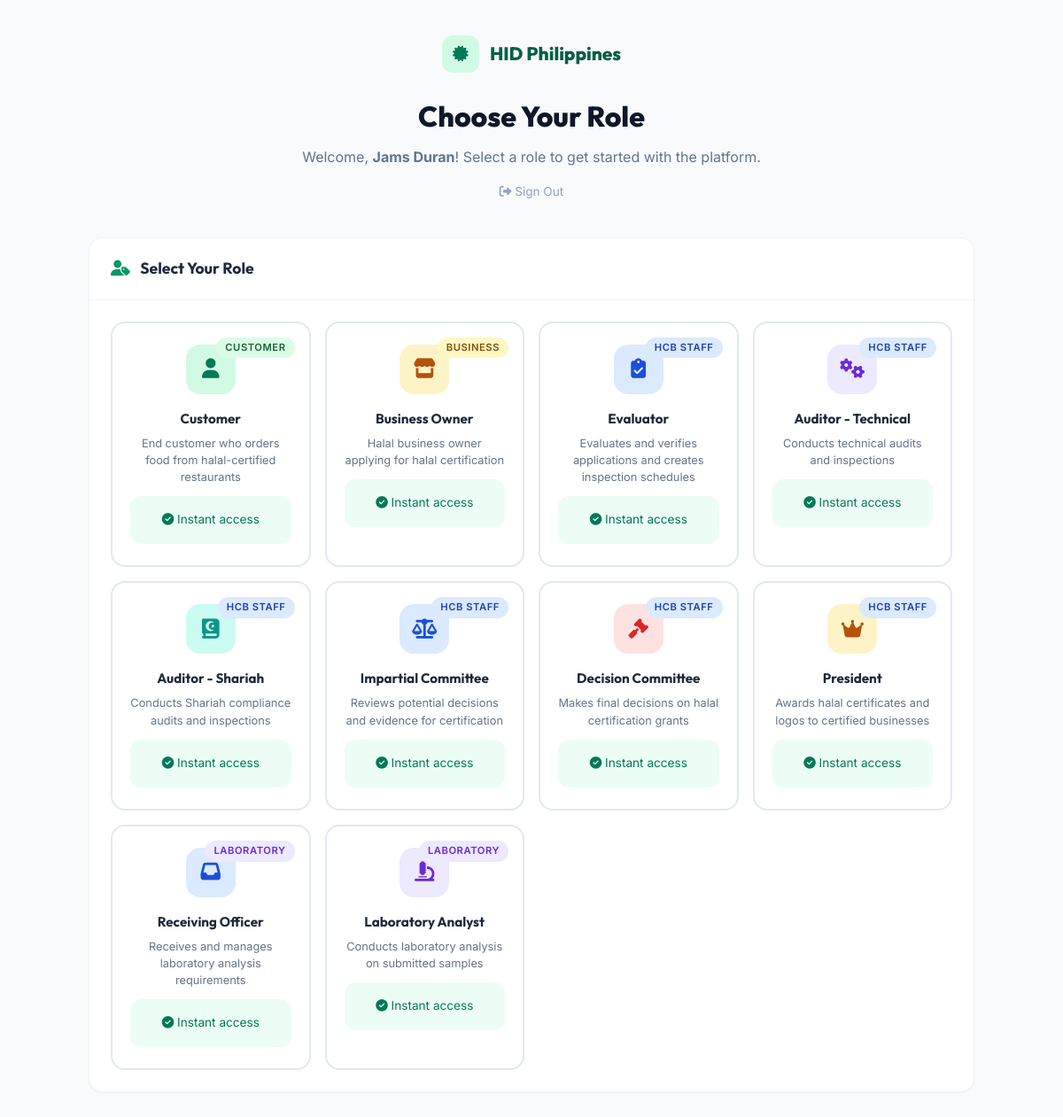
/auth/apply_role.php (signed in), run on the app's committed database.
### tables this page shows
CREATE TABLE `roles` (
  `id` int(11) NOT NULL,
  `role_name` varchar(100) NOT NULL,
  `role_category` enum('customer','business','hcb_employee','lab_employee') NOT NULL,
  `description` text DEFAULT NULL,
  `requires_approval` tinyint(1) DEFAULT 1,
  `created_at` timestamp NOT NULL DEFAULT current_timestamp()
);

### auth/apply_role.php (the view, shortened to what this page needs)
<?php
require_once __DIR__ . '/../config/app.php';
$pending_app = null;
$roles_result = $conn->query("SELECT * FROM roles ORDER BY id");
$roles = $roles_result->fetch_all(MYSQLI_ASSOC);
?>
<!DOCTYPE html>
<html lang="en">
<head>
    <link rel="stylesheet" href="https://cdnjs.cloudflare.com/ajax/libs/font-awesome/6.5.1/css/all.min.css">
    <link rel="stylesheet" href="<?= BASE_URL ?>assets/css/style.css">
</head>
<body>
<div class="apply-page">
    <div class="apply-container">
        <div class="apply-header">
            <a href="<?= BASE_URL ?>" class="brand">
                <div class="brand-icon">
                    <i class="fas fa-certificate"></i>
                </div>
                HID Philippines
            </a>
            <h1 style="font-family: var(--font-display); font-size: 2rem; font-weight: 800; color: var(--neutral-900); margin-bottom: 8px;">
                <?= $pending_app ? 'Application Status' : 'Choose Your Role' ?>
            </h1>
            <p style="color: var(--neutral-500); font-size: 1rem;">
                Welcome, <strong><?= htmlspecialchars($_SESSION['full_name']) ?></strong>!
                <?= $pending_app ? 'Here is the status of your role application.' : 'Select a role to get started with the platform.' ?>
            </p>
            <div style="margin-top: 12px;">
                <a href="<?= BASE_URL ?>auth/logout.php" style="color: var(--neutral-400); font-size: 0.85rem;">
                    <i class="fas fa-sign-out-alt"></i> Sign Out
                </a>
            </div>
        </div>
        <?php if ($pending_app && $pending_app['status'] === 'pending'): ?>
        <div class="pending-card animate-fade-in-up">
            <div class="pending-icon">
                <i class="fas fa-clock"></i>
            </div>
            <h2 style="font-family: var(--font-display); font-weight: 800; font-size: 1.5rem; color: var(--neutral-900); margin-bottom: 8px;">
                Application Under Review
            </h2>
            <p style="color: var(--neutral-600); max-width: 500px; margin: 0 auto 24px; line-height: 1.7;">
                Your application for <strong><?= htmlspecialchars($pending_app['role_name']) ?></strong>
                has been submitted and is currently being reviewed. You will be notified once a decision is made.
            </p>
            <div style="display: inline-flex; gap: 12px; align-items: center; background: white; padding: 14px 24px; border-radius: 12px; box-shadow: 0 4px 15px rgba(0,0,0,0.05);">
                <span style="font-weight: 600; color: var(--neutral-700);">Role Applied:</span>
                <span class="badge badge-warning" style="font-size: 0.85rem; padding: 6px 16px;"><?= htmlspecialchars($pending_app['role_name']) ?></span>
            </div>
            <p style="margin-top: 16px; font-size: 0.85rem; color: var(--neutral-400);">
                Submitted on <?= formatDateTime($pending_app['created_at']) ?>
            </p>
        </div>
        <?php else: ?>
        <form method="POST" action="" enctype="multipart/form-data" id="roleApplicationForm">
            <div class="card" style="margin-bottom: 32px;">
                <div class="card-header">
                    <h3><i class="fas fa-user-tag" style="color: var(--primary-600); margin-right: 8px;"></i> Select Your Role</h3>
                </div>
                <div class="card-body">
                    <div class="role-grid">
                        <?php foreach ($roles as $role):
                            $icon_map = [
                                1 => ['fas fa-user', 'green', 'customer'],
                                2 => ['fas fa-store', 'gold', 'business'],
                                3 => ['fas fa-clipboard-check', 'blue', 'hcb'],
                                4 => ['fas fa-cogs', 'purple', 'hcb'],
                                5 => ['fas fa-book-quran', 'teal', 'hcb'],
                                6 => ['fas fa-balance-scale', 'blue', 'hcb'],
                                7 => ['fas fa-gavel', 'red', 'hcb'],
                                8 => ['fas fa-crown', 'gold', 'hcb'],
                                9 => ['fas fa-inbox', 'blue', 'lab'],
                                10 => ['fas fa-microscope', 'purple', 'lab'],
                            ];
                            $icon = $icon_map[$role['id']] ?? ['fas fa-user', 'green', 'customer'];
                            $category_labels = [
                                'customer' => 'Customer',
                                'business' => 'Business',
                                'hcb_employee' => 'HCB Staff',
                                'lab_employee' => 'Laboratory',
                            ];
                        ?>
                        <div class="role-card" data-role-id="<?= $role['id'] ?>" onclick="selectRole(this)">
                            <span class="role-category <?= $icon[2] ?>"><?= $category_labels[$role['role_category']] ?? $role['role_category'] ?></span>
                            <div class="role-icon <?= $icon[1] ?>">
                                <i class="<?= $icon[0] ?>"></i>
                            </div>
                            <h4><?= htmlspecialchars($role['role_name']) ?></h4>
                            <p><?= htmlspecialchars($role['description']) ?></p>
                                <div class="role-requirements" style="background: var(--primary-50); color: var(--primary-700);">
                                    <i class="fas fa-check-circle"></i> Instant access
                                </div>
                        </div>
                        <?php endforeach; ?>
                    </div>
                </div>
            </div>
        </form>
        <?php endif; ?>
    </div>
</div>
</body>
</html>

### auth/apply_role.php (style rules this page uses)
.apply-page { min-height: 100vh; background: var(--neutral-50); padding: 40px 20px; }
.apply-container { max-width: 1000px; margin: 0 auto; }
.apply-header { text-align: center; margin-bottom: 40px; }
.apply-header .brand { display: inline-flex; align-items: center; gap: 12px; font-family: var(--font-display); font-weight: 800; font-size: 1.3rem; color: var(--primary-800); margin-bottom: 24px; }
.apply-header .brand .brand-icon { width: 42px; height: 42px; border-radius: 12px; background: var(--primary-100); display: flex; align-items: center; justify-content: center; color: var(--primary-700); font-size: 1.1rem; }
.role-requirements { margin-top: 12px; padding: 16px; background: var(--neutral-50); border-radius: 12px; font-size: 0.85rem; color: var(--neutral-600); }

### data on the page
roles: role_category "CUSTOMER", role_name "Customer", description "End customer who orders food from halal-certified restaurants"
roles: role_category "BUSINESS", role_name "Business Owner", description "Halal business owner applying for halal certification"
roles: role_category "HCB STAFF", role_name "Evaluator", description "Evaluates and verifies applications and creates inspection schedules"
roles: role_category "HCB STAFF", role_name "Auditor - Technical", description "Conducts technical audits and inspections"
roles: role_category "HCB STAFF", role_name "Auditor - Shariah", description "Conducts Shariah compliance audits and inspections"
roles: role_category "HCB STAFF", role_name "Impartial Committee", description "Reviews potential decisions and evidence for certification"
roles: role_category "HCB STAFF", role_name "Decision Committee", description "Makes final decisions on halal certification grants"
roles: role_category "HCB STAFF", role_name "President", description "Awards halal certificates and logos to certified businesses"
roles: role_category "LABORATORY", role_name "Receiving Officer", description "Receives and manages laboratory analysis requirements"
roles: role_category "LABORATORY", role_name "Laboratory Analyst", description "Conducts laboratory analysis on submitted samples"

### other printed values
$_SESSION['full_name'] "Jams Duran"
